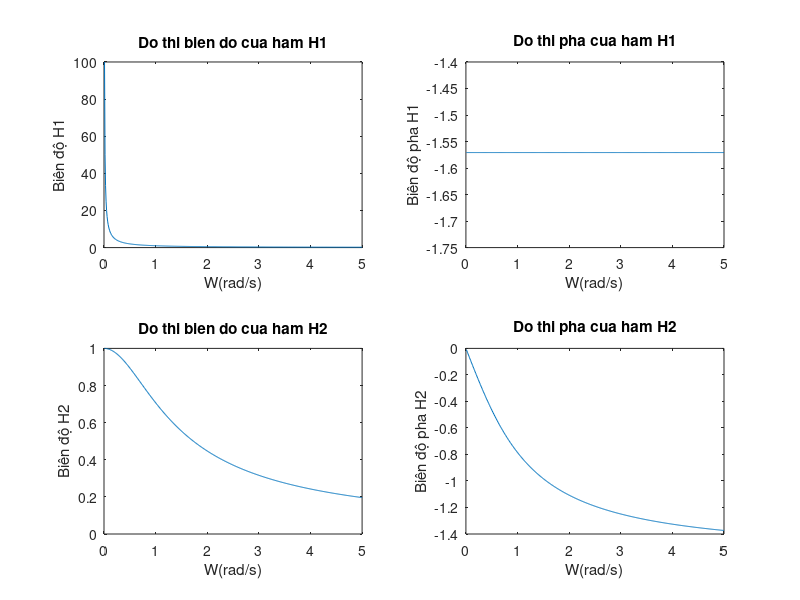

MATLAB code to generate this figure:
%bai14
% NGUYỄN VĂN DŨNG- B21DCVT146
w = (0.01:0.01:5);
H1 = 1./(j*w); 
H2 = 1./ (1 + j*w);
subplot(2,2,1)
plot(w, abs(H1)); % Vẽ đồ thị biên độ hàm truyền H1
xlabel('W(rad/s)');
ylabel('Biên độ H1');
title('Do thi bien do cua ham H1');
subplot(2,2,2)
plot(w, angle(H1)); % Vẽ đồ thị pha hàm truyền H1
xlabel('W(rad/s)');
ylabel('Biên độ pha H1');
title('Do thi pha cua ham H1');
subplot(2,2,3)
plot(w,abs(H2)); % Vẽ đồ thị biên độ hàm truyền H2
xlabel('W(rad/s)');
ylabel('Biên độ H2');
title('Do thi bien do cua ham H2');
subplot(2,2,4)
plot(w,angle(H2)); % Vẽ đồ thị pha hàm truyền H2
xlabel('W(rad/s)');
ylabel('Biên độ pha H2');
title('Do thi pha cua ham H2');
